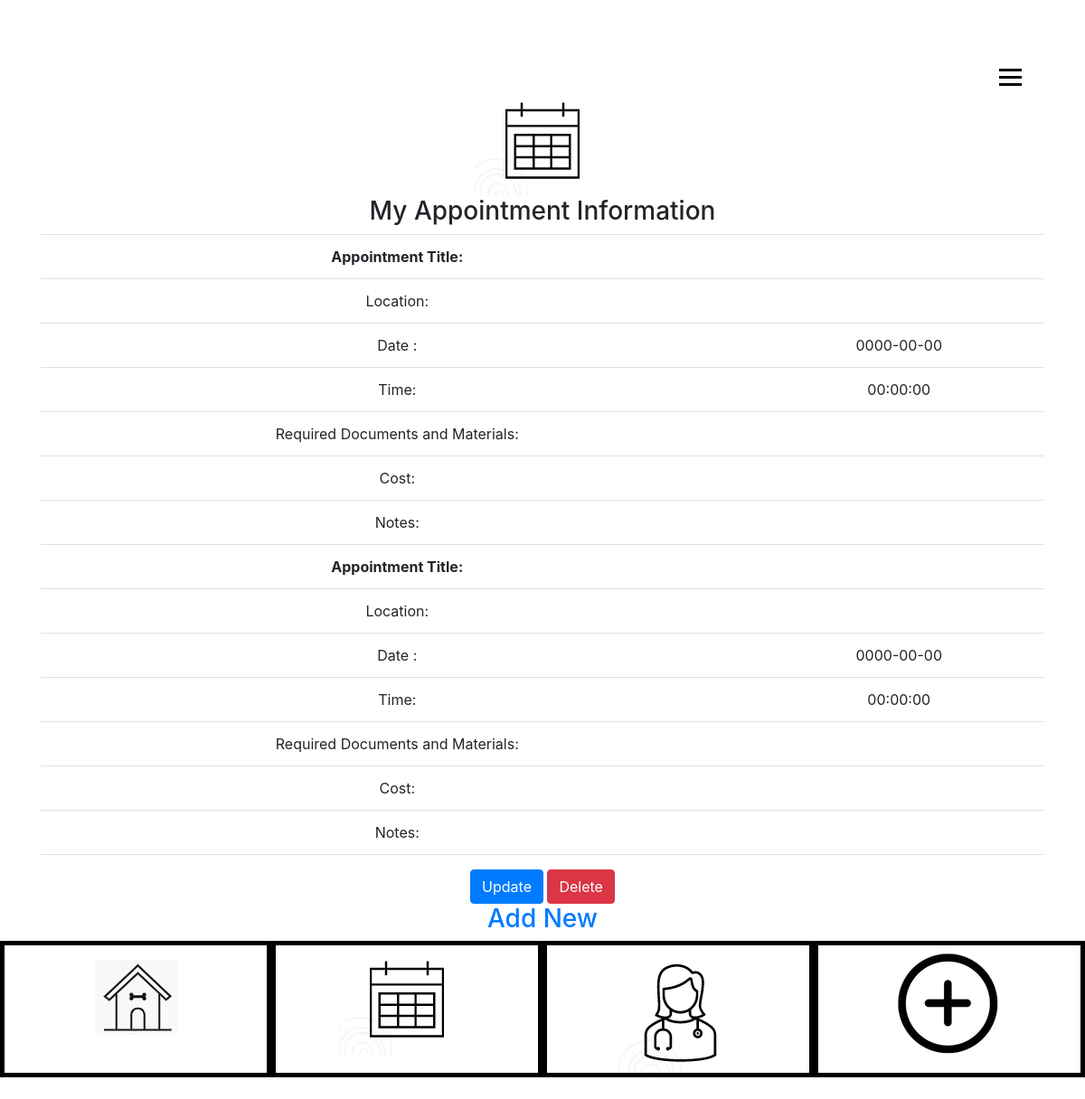
The app's page /appointment-create.php with its own data.
### tables this page shows
CREATE TABLE `tbl_appointment` (
  `AppointmentId` int(15) NOT NULL,
  `fldappointmentTitle` varchar(50) NOT NULL,
  `fldappointmentLocation` varchar(150) NOT NULL,
  `fldappointmentContact` date NOT NULL,
  `fldappointmentTime` time NOT NULL,
  `fldappointmentRequiredDocs` varchar(150) NOT NULL,
  `fldappointmentCost` varchar(50) NOT NULL,
  `fldappointmentNotes` varchar(150) NOT NULL,
  `fldappointmentHandler` varchar(50) NOT NULL
);

### appointment-read.php (the view, shortened to what this page needs)
<?php
include 'db.php';
  $sql = "select * from tbl_appointment";
  $result = $conn->query($sql);
  while($row = $result->fetch_assoc()) {
    echo "<td><b> Appointment Title:</td>";
    echo "<td>" . $row['fldappointmentTitle'] . "</td>";
    echo "<td>  Location:</td>";
    echo "<td>" . $row['fldappointmentLocation'] . "</td>";
    echo "<td> Date :</td>";
    echo "<td>" . $row['fldappointmentContact'] . "</td>";
    echo "<td> Time:</td>";
    echo "<td>" . $row['fldappointmentTime'] . "</td>";
    echo "<td> Required Documents and Materials:</td>";
    echo "<td>" . $row['fldappointmentRequiredDocs'] . "</td>";
    echo "<td> Cost:</td>";
    echo "<td>" . $row['fldappointmentCost'] . "</td>";
    echo "<td> Notes:</td>";
    echo "<td>" . $row['fldappointmentNotes'] . "</td>";
  }
?>

### records on screen
tbl_appointment: fldappointmentContact "0000-00-00", fldappointmentTime "00:00:00"
tbl_appointment: fldappointmentContact "0000-00-00", fldappointmentTime "00:00:00"
